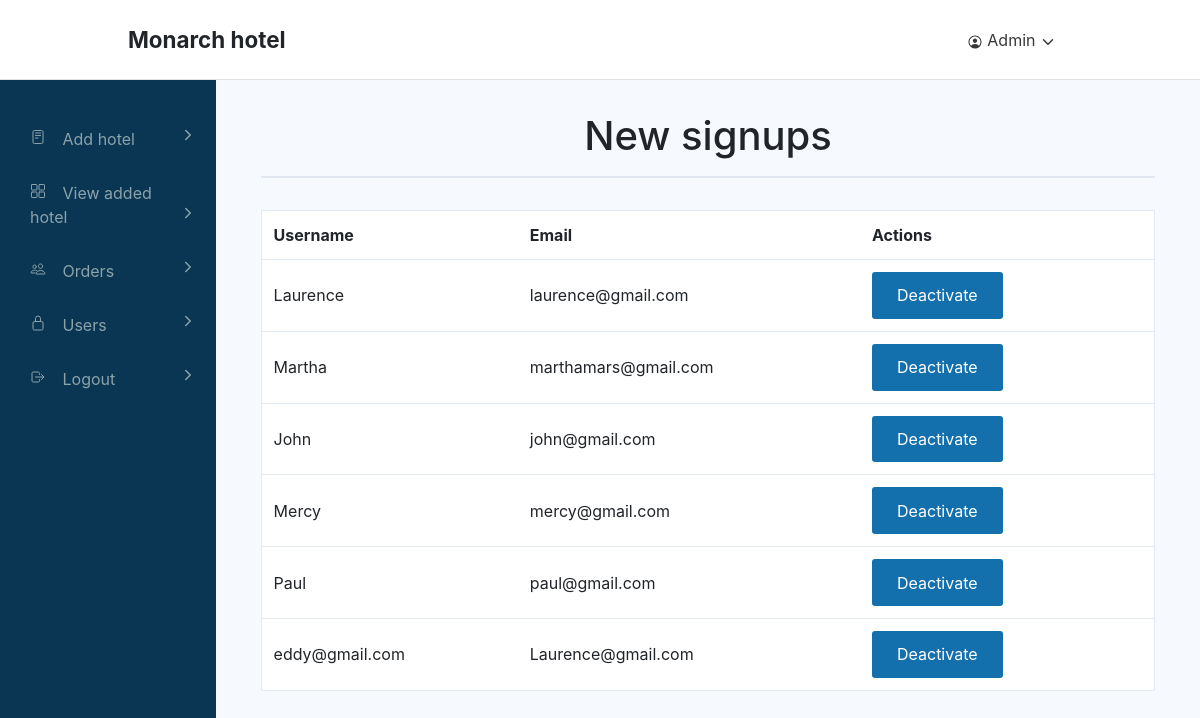
Page /userview/ on the committed database.
### blog/models.py (models this page shows, shortened)
class Signup(models.Model):
    username = models.TextField(max_length=50)
    email = models.EmailField(max_length=50)
    password = models.TextField(max_length=50)
    confirm_password = models.TextField(max_length=50)

### blog/views.py (the view)
# urls.py: path('userview/', view_users, name='userview'),
def view_users(request):
    signups = Signup.objects.all()
    return render(request, 'admin_dashboard/hotel/usersall.html', {'signups': signups})

### blog/views.py (called while the page is built)
def category_list(request):
    category_list = Category.objects.exclude(name='default')
    context = {
        "category_list": category_list,
    }
    return context

### templates/admin_dashboard/hotel/usersall.html (shortened to what this page needs)
{% block content %}
<!DOCTYPE html>
<html lang="en">
<head>
  <link rel="stylesheet" href="https://cdn.jsdelivr.net/npm/bootstrap@4.0.0/dist/css/bootstrap.min.css">
  <link rel="stylesheet" href="../../assets/css/admin_style.css">
</head>
<body>
  <header>
    <a href="{% url 'create' %}" class="logo-wrapper td-none">
      <div><b>Monarch hotel</b></div>
    </a>
    <nav>
      <ul class="navmenu">
        <li class="navitem">
          <a href="{% url 'login' %}">
            <ion-icon name="person-circle-outline" class="navicon"></ion-icon>
            Admin
            <ion-icon name="chevron-down-outline" class="navicon"></ion-icon>
          </a>
        </li>
      </ul>
    </nav>
  </header>
  <div class="page-wrapper">
    <div class="sidebar">
      <ul class="list-menu">
        <li>
          <a href="{% url 'create' %}">
            <ion-icon name="reader-outline" class="menu-icon"></ion-icon>
            Add hotel
            <ion-icon name="chevron-forward-outline" class="chevron-forward"></ion-icon>
          </a>
        </li>
        <li>
          <a href="{% url 'hotel1' %}">
            <ion-icon name="grid-outline" class="menu-icon"></ion-icon>
            View added hotel
            <ion-icon name="chevron-forward-outline" class="chevron-forward"></ion-icon>
          </a>
        </li>
        <li>
          <a href="{% url 'userviews' %}">
            <ion-icon name="people-outline" class="menu-icon"></ion-icon>
            Orders
            <ion-icon name="chevron-forward-outline" class="chevron-forward"></ion-icon>
          </a>
        </li>
        <li>
          <a href="{% url 'userview' %}">
            <ion-icon name="lock-closed-outline" class="menu-icon"></ion-icon>
            Users
            <ion-icon name="chevron-forward-outline" class="chevron-forward"></ion-icon>
          </a>
        </li>
        <li>
          <a href="{% url 'login' %}">
            <ion-icon name="log-out-outline" class="menu-icon"></ion-icon>
            Logout
            <ion-icon name="chevron-forward-outline" class="chevron-forward"></ion-icon>
          </a>
        </li>
      </ul>
    </div>
    <div class="page-content">
      <div class="admin-container">
        <div class="admin-table lg-box">
          <h1 class="center">New signups</h1>
          <hr>
          <div class="responsive-table">
            <table>
              <thead>
                <th>Username</th>
                <th>Email</th>
                <th>Actions</th>
              </thead>
              <tbody>
                {% for signup in signups %}
                  <td>{{ signup.username }}</td>
                  <td>{{ signup.email }}</td>
                  <td>
                    <form action="{% url 'delete_signup' signup.id %}" method="POST">
                      <button type="submit" class="btn primary-btn">Deactivate</button>
                    </form>
                  </td>
                  <td>
                  </td>
                {% endfor %}
              </tbody>
            </table>
          </div>
        </div>
      </div>
    </div>
  </div>
</body>
</html>
{% endblock content %}

### static/css/admin_style.css (style rules this page uses)
* { box-sizing: border-box; }
html, body { padding: 0; margin: 0; width: 100%; height: 100%; background-color: #f6fafe; font-family: -apple-system, BlinkMacSystemFont, 'Segoe UI', Roboto, Oxygen, Ubuntu, Cantarell, 'Open Sans', 'Helvetica Neue', sans-serif; -webkit-font-smoothing: antialiased; }
.td-none { text-decoration: none; color: inherit; }
.center { text-align: center; }
hr { border: 1px solid #e2e9f3; }
.responsive-table { overflow-x: auto; }
.btn { background-color: #b1b1b1; border: 1px solid transparent; padding: 0.65rem 1.5rem; text-align: center; text-decoration: none !important; display: inline-block; font-size: 1rem; border-radius: 3px; white-space: nowrap; color: white; }
.primary-btn { background-color: #1470ad; color: white; }
header { width: 100%; height: 80px; background-color: #fff; border-bottom: 1px solid #dfe2e4; padding: 0 8rem; display: flex; justify-content: space-between; align-items: center; }
header nav { display: flex; align-items: center; height: inherit; }
header ul { padding: 0; margin: 0; list-style-type: none; }
header .navmenu { display: flex; }
header .navmenu .navitem a { display: block; text-decoration: none; padding: 30px 16px; color: #383838; }
header .navmenu .navitem .navicon { transform: translateY(4px); font-size: 16px; }
header .navmenu .navitem { position: relative; }
.logo-wrapper { font-size: 1.4rem; }
.admin-table { margin: 0 auto; }
.admin-table table { width: 100%; background-color: #fff; border-collapse: collapse; border-spacing: 0; border: 1px solid #e2e9f3; margin-top: 16px; }
.admin-table table th, .admin-table table td { padding: 12px; text-align: left; }
.page-wrapper { display: flex; min-height: calc(100% - 80px); }
.page-wrapper .sidebar { flex-basis: 18%; min-height: 100%; max-width: 260px; background-color: #0a3654; }
.page-wrapper .sidebar .list-menu { margin: 0; padding: 0; padding-top: 2rem; overflow: hidden; }
.page-wrapper .sidebar .list-menu li a { text-decoration: none; color: #8aa3a9; display: block; padding: 15px 30px; position: relative; }
.page-wrapper .sidebar .list-menu li a .menu-icon { margin-right: 12px; }
.page-wrapper .sidebar .list-menu li a .chevron-forward { position: absolute; right: 20px; }
.page-wrapper .page-content { flex-basis: 82%; overflow-x: hidden; }
.admin-container { max-width: 1000px; margin: 0 auto; }
.lg-box { padding: 32px 20px; width: 95%; }

### templates/admin_dashboard/hotel/usersall.html (style rules this page uses)
.center { text-align: center; }
hr { border: 1px solid #e2e9f3; }
.responsive-table { overflow-x: auto; }
.btn { background-color: #b1b1b1; border: 1px solid transparent; padding: 0.65rem 1.5rem; text-align: center; text-decoration: none !important; display: inline-block; font-size: 1rem; border-radius: 3px; white-space: nowrap; color: white; }
.primary-btn { background-color: #1470ad; color: white; }
header { width: 100%; height: 80px; background-color: #fff; border-bottom: 1px solid #dfe2e4; padding: 0 8rem; display: flex; justify-content: space-between; align-items: center; }
header nav { display: flex; align-items: center; height: inherit; }
header ul { padding: 0; margin: 0; list-style-type: none; }
header .navmenu { display: flex; }
header .navmenu .navitem a { display: block; text-decoration: none; padding: 30px 16px; color: #383838; }
header .navmenu .navitem .navicon { transform: translateY(4px); font-size: 16px; }
header .navmenu .navitem { position: relative; }
.logo-wrapper { font-size: 1.4rem; }
.admin-table { margin: 0 auto; }
.admin-table table { width: 100%; background-color: #fff; border-collapse: collapse; border-spacing: 0; border: 1px solid #e2e9f3; margin-top: 16px; }
.admin-table table th, .admin-table table td { padding: 12px; text-align: left; }
.page-wrapper { display: flex; min-height: calc(100% - 80px); }
.page-wrapper .sidebar { flex-basis: 18%; min-height: 100%; max-width: 260px; background-color: #0a3654; }
.page-wrapper .sidebar .list-menu { margin: 0; padding: 0; padding-top: 2rem; overflow: hidden; }
.page-wrapper .sidebar .list-menu li a { text-decoration: none; color: #8aa3a9; display: block; padding: 15px 30px; position: relative; }
.page-wrapper .sidebar .list-menu li a .menu-icon { margin-right: 12px; }
.page-wrapper .sidebar .list-menu li a .chevron-forward { position: absolute; right: 20px; }
.page-wrapper .page-content { flex-basis: 82%; overflow-x: hidden; }
.admin-container { max-width: 1000px; margin: 0 auto; }
.lg-box { padding: 32px 20px; width: 95%; }

### rows in the picture
Signup: username "Laurence", email "laurence@gmail.com"
Signup: username "Martha", email "marthamars@gmail.com"
Signup: username "John", email "john@gmail.com"
Signup: username "Mercy", email "mercy@gmail.com"
Signup: username "Paul", email "paul@gmail.com"
Signup: username "eddy@gmail.com", email "Laurence@gmail.com"
